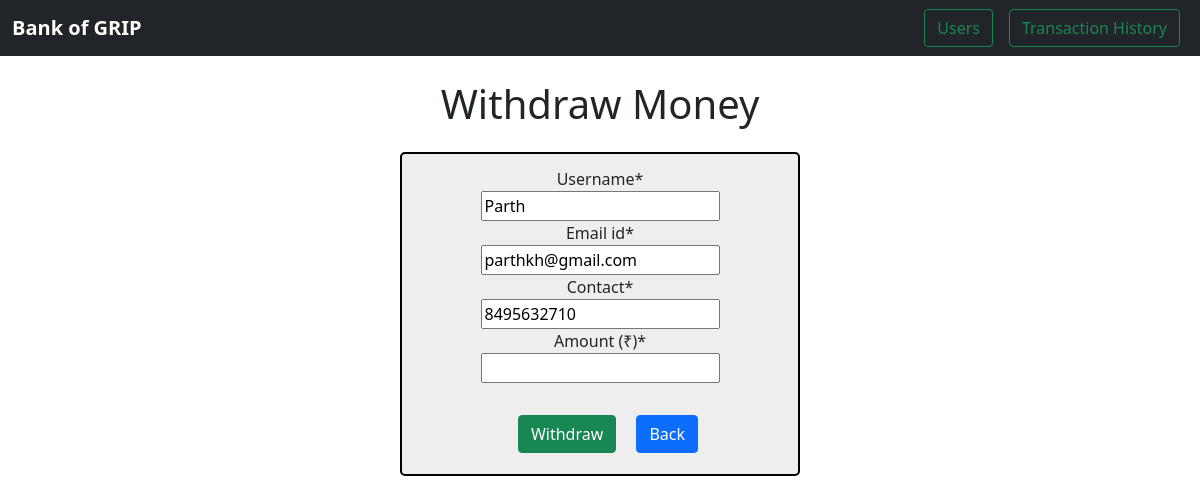
Screenshot of /withdraw/1/ with the database file from the repository.
### bank/models.py (models this page shows, shortened)
class User(models.Model):
    username = models.CharField(max_length=40)
    email_id = models.EmailField()
    contact = models.IntegerField()
    balance = models.IntegerField()

### bank/views.py (the view)
# urls.py: path("withdraw/<int:id>/", views.WithdrawPage, name="Withdraw"),
def WithdrawPage(request,id):
    if request.method == "POST":
        pi = User.objects.get(pk = id)
        fm = ActionForm(request.POST, instance = pi)
        if fm.is_valid():
            unm = fm.cleaned_data['username']
            eid = fm.cleaned_data['email_id']
            cnt = fm.cleaned_data['contact']
            amt = fm.cleaned_data['amount']
            if amt <= pi.balance:
                reg = Deposit(username=unm, email_id=eid, contact=cnt, amount=amt)
                reg.save()
                bal = int(amt)
                pi.balance -= bal
                pi.save()
                act = "Withdraw"
                sts = "Success"
                hst = History(username=unm, email_id=eid, contact=cnt, amount=amt, action=act, status=sts)
                hst.save()
                return redirect('Users')
            else:
                at = "Insufficient Balance!"
                act = "Withdraw"
                sts = "Failed"
                hst = History(username=unm, email_id=eid, contact=cnt, amount=amt, action=act, status=sts)
                hst.save()
                return render(request, 'withdraw.html', {"form" : fm, "status": at})
    else:
        pi = User.objects.get(pk = id)
        fm = ActionForm(instance = pi)
    return render(request, 'withdraw.html', {"form" : fm})

### bank/forms.py
class ActionForm(forms.ModelForm):
    username =  forms.CharField(widget=forms.TextInput(attrs={'readonly':'True'}))
    email_id =  forms.CharField(widget=forms.TextInput(attrs={'readonly':'True'}))
    contact =  forms.IntegerField(widget=forms.TextInput(attrs={'readonly':'True'}))
    class Meta:
        model = Deposit
        fields = ["username", "email_id", "contact", "amount"]

### templates/withdraw.html (shortened to what this page needs)
{% extends 'base.html' %}
{% block body %}
<br>
<h1 style="text-align:center;">Withdraw Money</h1>
<div class="container1 text-center my-4 mx-150" style="max-width: 400px; margin: auto; border:2px solid black; padding:13px; border-radius: 5px; background-color: rgb(238, 238, 238);" >
    {% load crispy_forms_tags %}
    <form action="" method="POST">
        {{ form|crispy }}
        <br>
        <input type="submit" class="btn btn-success my-2 mx-3" value="Withdraw">
        <a href="{% url 'Users' %}" class="btn btn-primary">Back</a>
    </form>
</div>
{% endblock body %}

### rows the page displays
User: username "Parth", email_id "parthkh@gmail.com", contact "8495632710"
